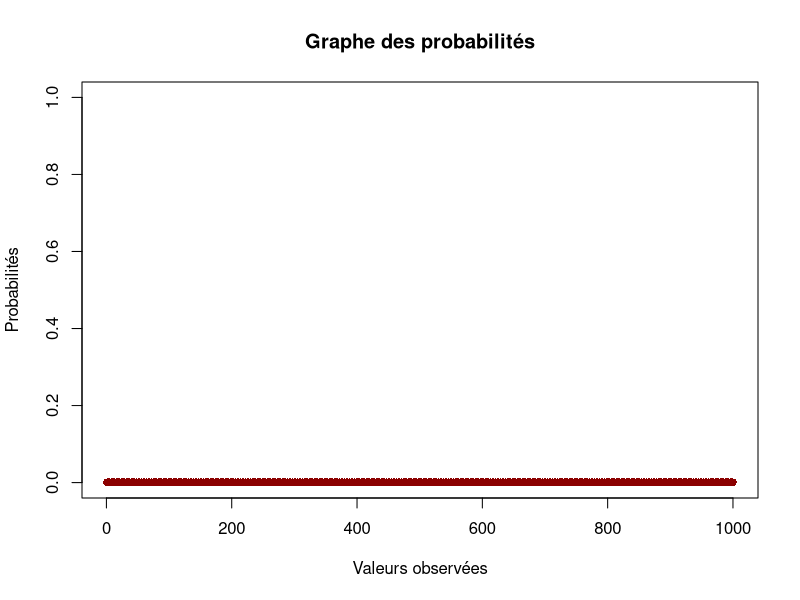
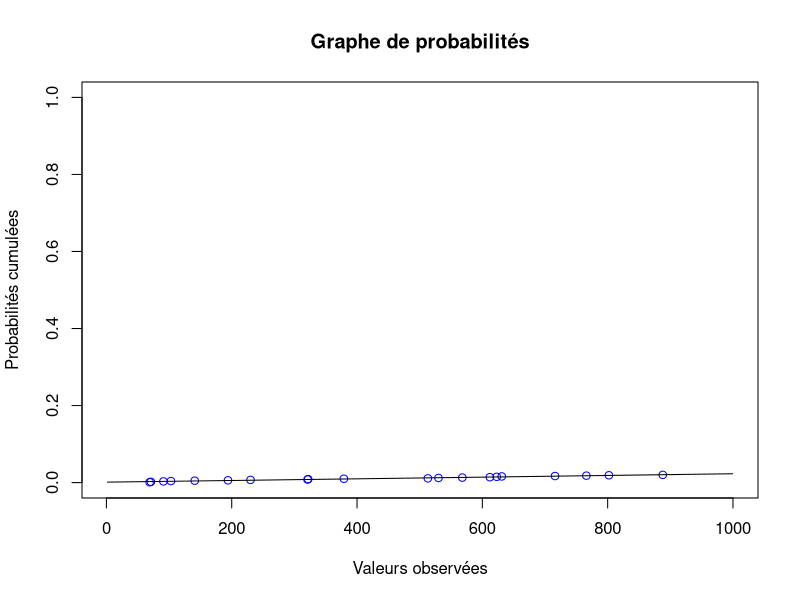
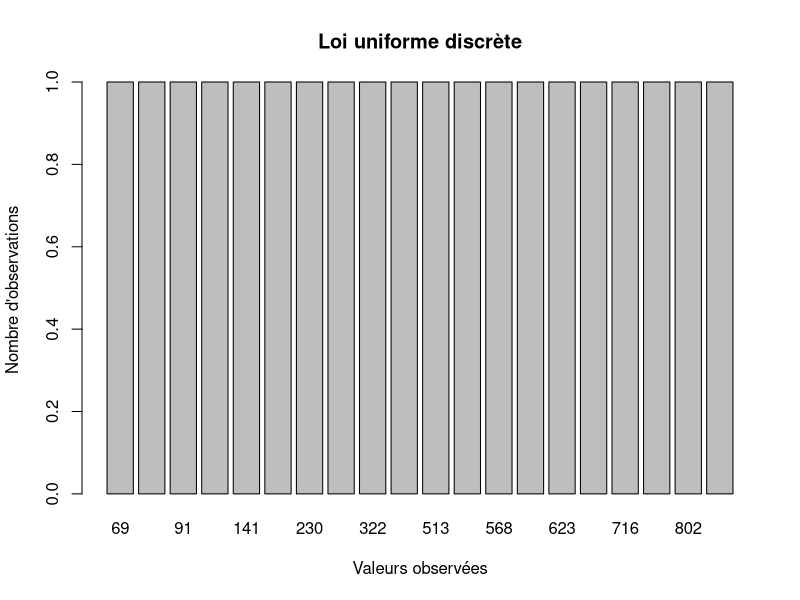

R code for these plots, in order:
# Q7.
theta = 1000
p = 1/theta

# Graphe des probabilités
plot(1:theta, rep(p, theta), main="Graphe des probabilités", type="h", lwd=2, ylim=c(0,1), xlim=c(1, theta), col="blue", ylab="Probabilités", xlab="Valeurs observées")
points(1:theta, rep(p, theta), pch=16, cex=1, col="dark red")

nombre_lancers = 20
observations = sample(1:theta, nombre_lancers, replace=TRUE)
# nombre_lancers premières composantes du vecteur d'observations triées
observations.clip = sort(observations)[1:nombre_lancers]
probabilites_cumulee = seq(1:nombre_lancers)/theta
plot(observations.clip, probabilites_cumulee, main="Graphe de probabilités", ylim=c(0,1), xlim=c(1, theta), col="blue", ylab="Probabilités cumulées", xlab="Valeurs observées")
# Régression linéaire
observations.lm <- lm(probabilites_cumulee ~ observations.clip)
print(coef(observations.lm))
print(summary(observations.lm)$r.squared)
# Tracé de la droite
clip(1, theta, 0, 1)
abline(observations.lm, ylim=c(0,1), xlim=c(1, theta))

# Simulation
# observations <- as.factor(observations)
# plot(observations)
totals <- table(observations)
print(totals)
print(paste("Valeur moyenne :", mean(totals)))  # l'inverse du nombre de lancers
barplot(totals, main="Loi uniforme discrète", ylab="Nombre d'observations", xlab="Valeurs observées")

# Estimateur des moments
# Estimateur de la médiane empirique
# Estimateur du maximum de vraisemblance
# Estimateur graphique
# Estimateur de variance minimale

